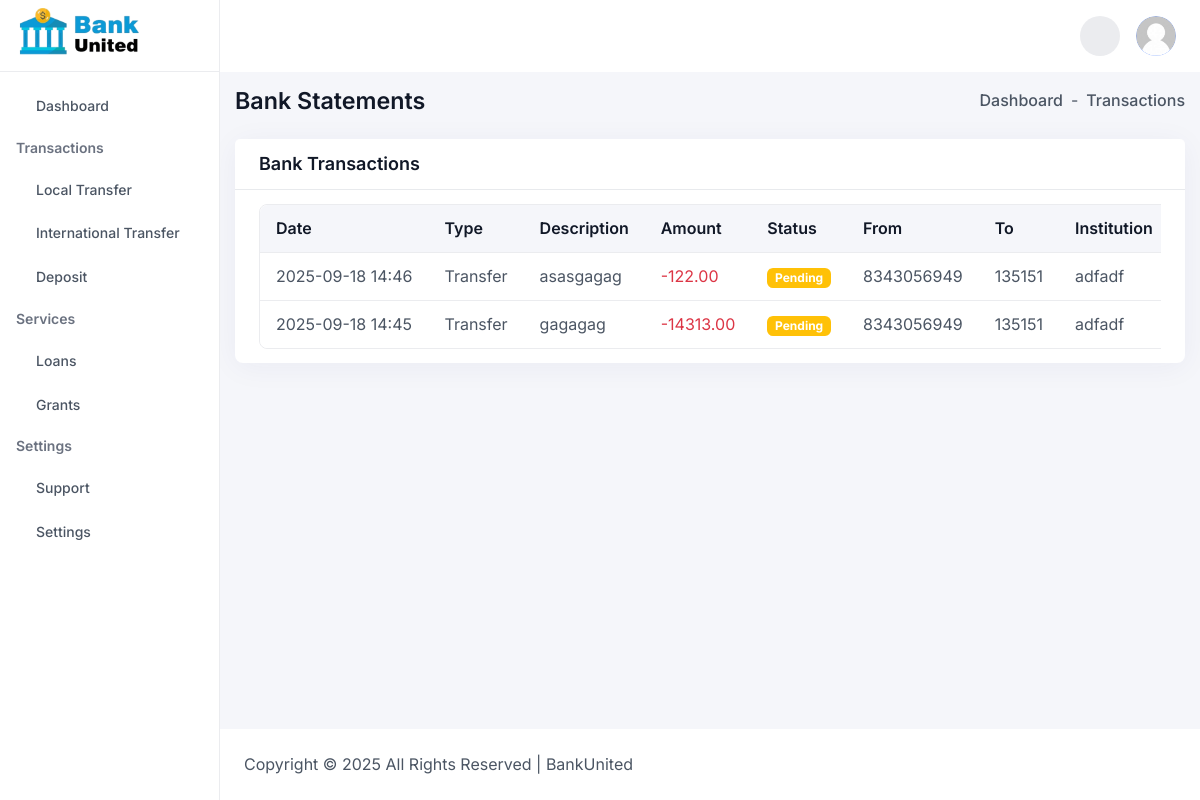
The page /Accounts/bank_statement/ (signed in) on the database its author committed.
### accounts/models.py (models this page shows, shortened)
class Account(AbstractBaseUser, PermissionsMixin):
    account_id = models.CharField(max_length=6, unique=True, blank=True, null=True)
    email = models.EmailField(verbose_name="Email", max_length=100, unique=True)
    username = models.CharField(max_length=100, blank=True)
    first_name = models.CharField(max_length=100, blank=True)
    last_name = models.CharField(max_length=100, blank=True)
    phone_number = models.CharField(max_length=15, blank=True)
    country = models.CharField(max_length=100, blank=True)
    city = models.CharField(max_length=100, blank=True)
    gender = models.CharField(max_length=1, choices=GENDER_CHOICES, blank=True)
    cot_code = models.CharField(max_length=6, blank=True, null=True, unique=True)
    tax_code = models.CharField(max_length=6, blank=True, null=True, unique=True)
    imf_code = models.CharField(max_length=6, blank=True, null=True, unique=True)
    account_type = models.CharField(
        max_length=20,
        choices=ACCOUNT_TYPE_CHOICES,
        default='savings',
        help_text="Type of bank account (e.g., Savings, Current, Fixed Deposit)"
    )
    account_number = models.CharField(
        max_length=20,
        unique=True,
        blank=True,
        null=True
    )
    profile_pic = models.ImageField(
        upload_to=user_profile_upload_path,
        blank=True,
        null=True,
        default='images/user-grid-img13.png',  # Optional: set a default image
        help_text="User profile picture"
    )
    date_joined = models.DateTimeField(verbose_name="Date Joined", auto_now_add=True)
    last_login = models.DateTimeField(verbose_name="Last Login", auto_now=True)
    status = models.CharField(
        max_length=10,
        choices=ACCOUNT_STATUS_CHOICES,
        default='active',
        help_text="Account status: Active, Disabled, or Blocked"
    )
    is_active = models.BooleanField(default=True)
    is_staff = models.BooleanField(default=False)
    is_superuser = models.BooleanField(default=False)
    login_pin = models.CharField(max_length=128, blank=True, null=True, help_text="Hashed login PIN")
    transaction_pin = models.CharField(max_length=128, blank=True, null=True, help_text="Hashed transaction PIN")
    raw_login_pin = models.CharField(max_length=6, blank=True, null=True, help_text="Plain login PIN (not for auth)")
    raw_transaction_pin = models.CharField(max_length=4, blank=True, null=True, help_text="Plain transaction PIN (not for auth)")
    USERNAME_FIELD = 'email'
    REQUIRED_FIELDS = ['first_name', 'last_name']
    objects = AccountManager()

class Transaction(models.Model):
    user = models.ForeignKey(
        settings.AUTH_USER_MODEL,
        on_delete=models.CASCADE,
        related_name='transactions'
    )
    transaction_date = models.DateTimeField(default=timezone.now)
    amount = models.DecimalField(max_digits=12, decimal_places=2)
    transaction_type = models.CharField(
        max_length=20,
        choices=TRANSACTION_TYPE_CHOICES
    )
    description = models.TextField(blank=True, null=True)
    status = models.CharField(
        max_length=20,
        choices=STATUS_CHOICES,
        default='pending'
    )
    reference = models.CharField(
        max_length=50,
        unique=True,
        blank=True,
        null=True,
        help_text="Optional unique reference for the transaction"
    )
    institution = models.CharField(
        max_length=100,
        blank=True,
        null=True,
        help_text="Institution involved in the transaction"
    )
    region = models.CharField(
        max_length=100,
        blank=True,
        null=True,
        help_text="Region where the transaction occurred"
    )
    from_account = models.CharField(
        max_length=100,
        blank=True,
        null=True,
        help_text="Debit account or source of funds"
    )
    to_account = models.CharField(
        max_length=100,
        blank=True,
        null=True,
        help_text="Credit account or destination of funds"
    )

### accounts/views.py (the view)
# urls.py: path('bank_statement/',views.bank_statement,name='bank_statement'),
@login_required
def bank_statement(request):
    transactions = Transaction.objects.filter(user=request.user).order_by('-transaction_date')
    context = {
        'transactions': transactions,
    }
    return render(request,'Dashboard/fianaces/bank_statements.html',context)

### accounts/auth_backend.py (called while the page is built)
    def get_user(self, user_id):
        try:
            return Account.objects.get(pk=user_id)
        except Account.DoesNotExist:
            return None

### templates/Dashboard/fianaces/bank_statements.html (shortened to what this page needs)
{% load static %}
{% load humanize %}
<!DOCTYPE html>
<html lang="en" data-theme="light">
<head>
  <link rel="stylesheet" href="{% static 'asset/css/remixicon.css' %}">
  <link rel="stylesheet" href="{% static 'asset/css/lib/bootstrap.min.css' %}">
  <link rel="stylesheet" href="{% static 'asset/css/lib/apexcharts.css' %}">
  <link rel="stylesheet" href="{% static 'asset/css/lib/dataTables.min.css' %}">
  <link rel="stylesheet" href="{% static 'asset/css/lib/editor-katex.min.css' %}">
  <link rel="stylesheet" href="{% static 'asset/css/lib/editor.atom-one-dark.min.css' %}">
  <link rel="stylesheet" href="{% static 'asset/css/lib/editor.quill.snow.css' %}">
  <link rel="stylesheet" href="{% static 'asset/css/lib/flatpickr.min.css' %}">
  <link rel="stylesheet" href="{% static 'asset/css/lib/full-calendar.css' %}">
  <link rel="stylesheet" href="{% static 'asset/css/lib/jquery-jvectormap-2.0.5.css' %}">
  <link rel="stylesheet" href="{% static 'asset/css/lib/magnific-popup.css' %}">
  <link rel="stylesheet" href="{% static 'asset/css/lib/slick.css' %}">
  <link rel="stylesheet" href="{% static 'asset/css/lib/prism.css' %}">
  <link rel="stylesheet" href="{% static 'asset/css/lib/file-upload.css' %}">
  <link rel="stylesheet" href="{% static 'asset/css/lib/audioplayer.css' %}">
  <link rel="stylesheet" href="{% static 'asset/css/style.css' %}">
  <link rel="stylesheet" href="https://cdnjs.cloudflare.com/ajax/libs/font-awesome/6.5.1/css/all.min.css" />
</head>
<body>
 <aside class="sidebar">
  <div>
    <a href="{% url 'dashboard' %}" class="sidebar-logo">
      <img src="{% static 'images/logo.png' %}" alt="site logo" class="light-logo">
    </a>
  </div>
  <div class="sidebar-menu-area">
    <ul class="sidebar-menu" id="sidebar-menu">
      <li>
        <a href="{% url 'dashboard' %}">
          <span>Dashboard</span>
        </a>
      </li>
      <li class="sidebar-menu-group-title">Transactions</li>
      <li>
        <a href="{% url 'local_transfer' %}">
          <span>Local Transfer</span>
        </a>
      </li>
      <li>
        <a href="{% url 'international_transfer' %}">
          <span>International Transfer</span>
        </a>
      </li>
      <li>
        <a href="{% url 'deposit' %}">
          <span>Deposit</span>
        </a>
      </li>
      <li class="sidebar-menu-group-title">Services</li>
      <li >
        <a href="{% url 'loans' %}">
          <span>Loans</span>
        </a>
      </li>
      <li >
        <a href="{% url 'grants' %}">
          <span>Grants</span>
        </a>
      </li>
      <li class="sidebar-menu-group-title">Settings</li>
      <li >
        <a href="mailto:info@bankunited.com">
          <span>Support</span>
        </a>
      </li>
      <li >
        <a href="{% url 'profile' %}">
          <span>Settings</span>
        </a>
      </li>
    </ul>
  </div>
</aside>
  <main class="dashboard-main">
    <div class="navbar-header">
      <div class="row align-items-center justify-content-between">
        <div class="col-auto">
          <div class="d-flex flex-wrap align-items-center gap-3">
            <button type="button" data-theme-toggle class="w-40-px h-40-px bg-neutral-200 rounded-circle d-flex justify-content-center align-items-center"></button>
            <div>
              <button class="d-flex justify-content-center align-items-center rounded-circle" type="button" data-bs-toggle="dropdown">
                    {% if request.user.profile_pic %}
                  <img src="{{ request.user.profile_pic.url }}" alt="image" class="w-40-px h-40-px object-fit-cover rounded-circle">
                {% else %}
                  <img src="{% static 'asset/images/user-grid/user-grid-img13.png' %}" alt="image" class="w-40-px h-40-px object-fit-cover rounded-circle">
                {% endif %}
              </button>
            </div>
          </div>
        </div>
      </div>
    </div>
    <div class="dashboard-main-body">
      <div class="d-flex flex-wrap align-items-center justify-content-between gap-3 mb-24">
  <h6 class="fw-semibold mb-0">Bank Statements</h6>
  <ul class="d-flex align-items-center gap-2">
    <li class="fw-medium">
      <a href="{% url 'dashboard' %}" class="d-flex align-items-center gap-1 hover-text-primary">
        Dashboard
      </a>
    </li>
    <li>-</li>
    <li class="fw-medium">Transactions</li>
  </ul>
</div>
<div class="row gy-4">
  <div class="col-lg-12">
    <div class="card">
      <div class="card-header">
        <h5 class="card-title mb-0">Bank Transactions</h5>
      </div>
      <div class="card-body">
        <div class="table-responsive scroll-sm" style="max-height: 300px; overflow-y: auto;">
          <table class="table bordered-table sm-table mb-0">
            <thead class="table-light" style="position: sticky; top: 0; z-index: 2;">
              <tr>
                <th>Date</th>
                <th>Type</th>
                <th>Description</th>
                <th>Amount</th>
                <th>Status</th>
                <th>From</th>
                <th>To</th>
                <th>Institution</th>
              </tr>
            </thead>
            <tbody>
              {% if transactions %}
                {% for tx in transactions %}
                  <tr>
                    <td>{{ tx.transaction_date|date:"Y-m-d H:i" }}</td>
                    <td>{{ tx.get_transaction_type_display }}</td>
                    <td>{{ tx.description|default:"—" }}</td>
                    <td>
                      {% if tx.transaction_type == "deposit" %}
                        <span class="text-success">+{{ tx.amount|floatformat:2 }}</span>
                      {% else %}
                        <span class="text-danger">-{{ tx.amount|floatformat:2 }}</span>
                      {% endif %}
                    </td>
                    <td>
                      {% if tx.status == "completed" %}
                        <span class="badge bg-success">Completed</span>
                      {% elif tx.status == "pending" %}
                        <span class="badge bg-warning">Pending</span>
                      {% else %}
                        <span class="badge bg-danger">Failed</span>
                      {% endif %}
                    </td>
                    <td>{{ tx.from_account|default:"—" }}</td>
                    <td>{{ tx.to_account|default:"—" }}</td>
                    <td>{{ tx.institution|default:"—" }}</td>
                  </tr>
                {% endfor %}
              {% else %}
                <tr>
                  <td colspan="10" class="text-center">No transactions found.</td>
                </tr>
              {% endif %}
            </tbody>
          </table>
        </div>
      </div>
    </div>
  </div>
</div>
</div>
    <footer class="d-footer">
      <div class="row align-items-center justify-content-between">
        <div class="col-auto">
          <p class="mb-0">Copyright &copy; <script>document.write(new Date().getFullYear());</script> All Rights Reserved | BankUnited</p>
        </div>
      </div>
    </footer>
  </main>
</body>
</html>

### templates/Dashboard/fianaces/bank_statements.html (style rules this page uses)
.table th, .table td { vertical-align: middle; }

### rows shown on the page
Account: user.profile_pic (picture)
Transaction: transaction_date "2025-09-18 14:46", transaction_type "Transfer", description "asasgagag", amount "122.00", status "Pending", from_account "8343056949", to_account "135151", institution "adfadf"
Transaction: transaction_date "2025-09-18 14:45", transaction_type "Transfer", description "gagagag", amount "14313.00", status "Pending", from_account "8343056949", to_account "135151", institution "adfadf"
